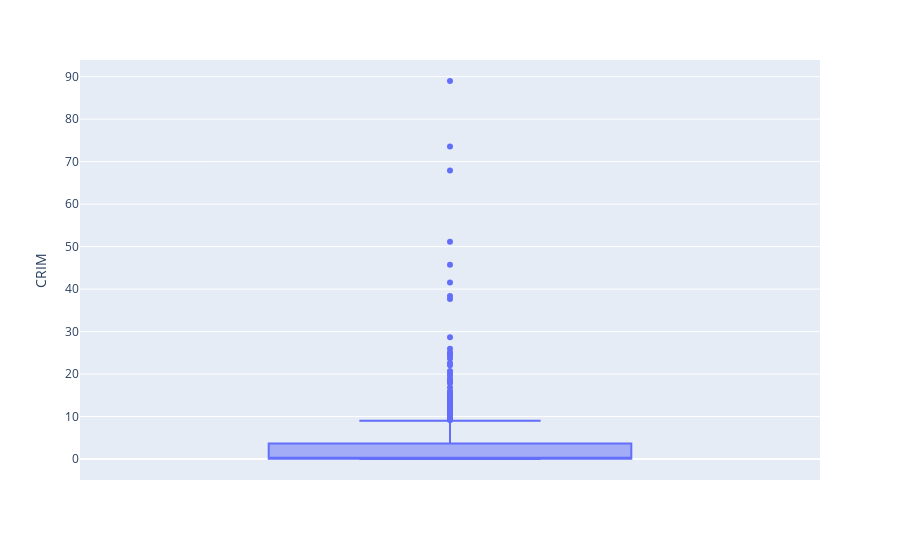

Here is the notebook cell this chart was saved with:
### Markdown cell above
- CRIM: per capita crime rate by town
- Correlation with Target Variable: -0.388305

### Code cell
fig=px.box(df,y='CRIM')
fig.show()

### Figure 1 — Plotly figure (JSON) as saved in the notebook; plotly's stock layout.template omitted (floating-point values rounded to 4 significant figures; data arrays with more than 128 entries replaced by an {"elided": "..."} marker saying what was removed)
{"data": [{"alignmentgroup": "True", "hoverlabel": {"namelength": 0}, "hovertemplate": "CRIM=%{y}", "legendgroup": "", "marker": {"color": "#636efa"}, "name": "", "notched": false, "offsetgroup": "", "orientation": "v", "showlegend": false, "type": "box", "x0": " ", "xaxis": "x", "y": {"elided": "506 float values"}, "y0": " ", "yaxis": "y"}], "layout": {"boxmode": "group", "legend": {"tracegroupgap": 0}, "margin": {"t": 60}, "xaxis": {"anchor": "y", "domain": [0, 1]}, "yaxis": {"anchor": "x", "domain": [0, 1], "title": {"text": "CRIM"}}}}
